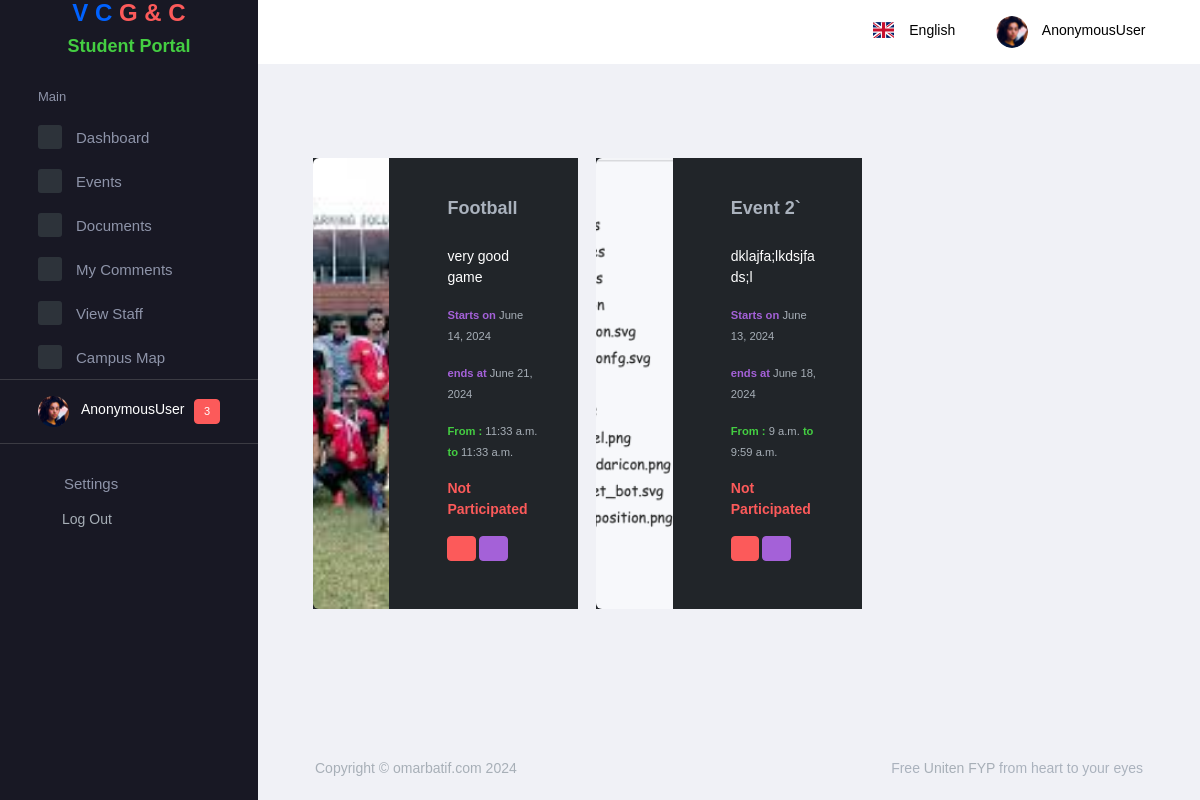
/student/categories/1/events/, run on the app's committed database.
### university/models.py (models this page shows, shortened)
class Event(models.Model):
    class Meta:
        app_label = "university"
        managed = True
        verbose_name = 'Event'
        verbose_name_plural = 'Events'
    title = models.CharField(max_length=100)
    content = models.TextField()
    created_by = models.ForeignKey(
        'user.CustomUser',
        related_name='events',
        on_delete=models.CASCADE)
    category = models.ForeignKey(EventCategory,
                                 on_delete=models.PROTECT,
                                 related_name="event")
    start_at = models.DateTimeField(blank=True, null=True)
    ends_at = models.DateTimeField(blank=True, null=True)
    created_at = models.DateTimeField(auto_now_add=True)
    updated_at = models.DateTimeField(auto_now=True)
    image = models.ImageField(upload_to="events/",
                              null=True, default="default_img.jpeg")

### student/views.py (the view)
class EventListViewByCategory(ListView):
    model = Event
    context_object_name = 'events'
    template_name = 'dashboard/student/events/event_by_category.html'
    def get_queryset(self):
        category_id = self.kwargs['category_id']
        return Event.objects.filter(category_id=category_id)

### templates/dashboard/student/events/event_by_category.html
{% extends "dashboard/student-base.html" %} {% block main_content %}
<div class="container mt-5">
  <div class="row">
    {% for event in events %}
    <div class="col-lg-4 grid-margin">
      <div
        class="card text-bg-dark mb-3"
        style="max-width: 540px; height: auto"
      >
        <div class="row g-0">
          <div class="col-md-4">
            <img
              src=" {{ event.image.url }} "
              class="img-fluid rounded-start"
              alt="{{ event.image.url }}"
              style="height: 100%; object-fit: cover"
            />
          </div>
          <div class="col-md-8">
            <div class="card-body">
              <h5 class="card-title text-light">{{event.title}}</h5>
              <p class="card-text">{{ event.content }}</p>
              <p class="card-text">
                <small class="text-muted"
                  ><b class="text-info">Starts on</b> {{ event.start_at.date }}
                </small>
              </p>
              <p class="card-text">
                <small class="text-muted"
                  ><b class="text-info">ends at</b> {{ event.ends_at.date }}
                </small>
              </p>
              <p class="card-text">
                <small class="text-muted"
                  ><b class="text-success">From : </b>{{ event.start_at.time }}
                  <b class="text-success"> to </b> {{ event.ends_at.time }}
                </small>
              </p>
              <p class="card-text">
                <smal class="text-muted">
                    {% if event.id in participated_events %}
                    <b class="text-success">Participated</b>
                    {% else %}
                    <b class="text-danger">Not Participated</b>
            {% endif %}
                </smal>
              </p>
              <p class="card-text">
                <small class="text-muted">
{% if request.user.is_student and not event.id in participated_events %}
                  <label class="badge badge-success">
                    <a
                      href="{% url 'student-events-participate' event.id %}"
                      class="text-dark"
                    >
                      <i class="mdi mdi-pencil-box-outline"></i>
                    </a>
                  </label>
                  {% else %}
                  <label class="badge badge-danger">
                    <a
                      href="{% url 'student-events-un-participate' event.id %}"
                      class="text-dark"
                    >
                      <i class="mdi mdi-block-helper"></i>
                    </a>
                  </label>
                  {% endif %}
                </small>
                <small class="text-muted">
                    <label class="badge badge-info">
                        <a
                          href="{% url 'student-event-detail' event.id %}"
                          class="text-success"
                        >
                          <i class="mdi mdi-eye"></i>
                        </a>
                    </label>
                </small>
              </p>
            </div>
          </div>
        </div>
      </div>
    </div>
    {% endfor %}
  </div>
</div>
{% endblock main_content %}

### data on the page
Event: image (picture), title "Football", content "very good game", start_at "June 14, 2024", ends_at "June 21, 2024", start_at.time "11:33 a.m.", ends_at.time "11:33 a.m.", shows "Not Participated"
Event: image (picture), title "Event 2`", content "dklajfa;lkdsjfads;l", start_at "June 13, 2024", ends_at "June 18, 2024", start_at.time "9 a.m.", ends_at.time "9:59 a.m.", shows "Not Participated"

### other printed values
{{ request.user }} "AnonymousUser"
